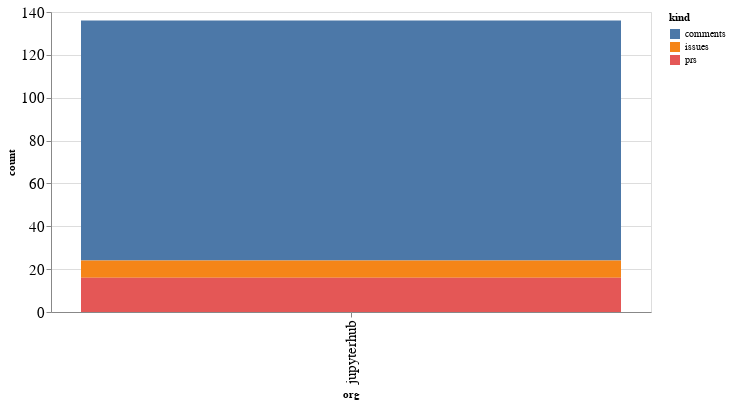

The notebook cell saved with this chart:
### Code cell
alt.Chart(org_summaries, width=600).mark_bar().encode(
    x='org',
    y='count',
    color='kind',
    tooltip="org"
)

### Figure 1 — Vega-Lite specification as saved in the notebook (floating-point values rounded to 4 significant figures)
{"config": {"axisLeft": {"labelFontSize": 15}, "axisBottom": {"labelFontSize": 15}}, "data": {"name": "data-f731eab80b17ed701d1bcee529b3f917"}, "mark": "bar", "encoding": {"color": {"type": "nominal", "field": "kind"}, "tooltip": {"type": "nominal", "field": "org"}, "x": {"type": "nominal", "field": "org"}, "y": {"type": "quantitative", "field": "count"}}, "width": 600, "$schema": "https://vega.github.io/schema/vega-lite/v4.8.1.json", "datasets": {"data-f731eab80b17ed701d1bcee529b3f917": [{"org": "jupyterhub", "kind": "comments", "count": 112}, {"org": "jupyterhub", "kind": "issues", "count": 8}, {"org": "jupyterhub", "kind": "prs", "count": 16}]}}
